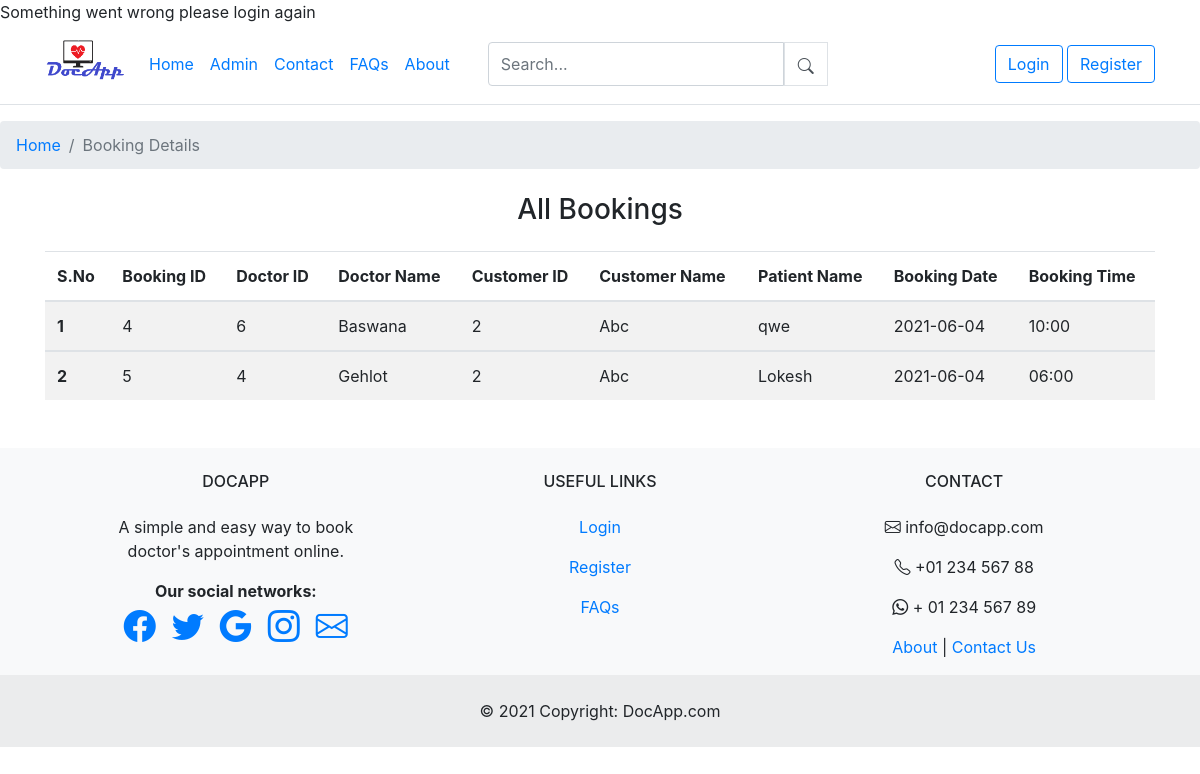
/bookingDetails.php, run on the app's committed database.
### tables this page shows
CREATE TABLE `booking_request` (
  `b_id` int(11) NOT NULL,
  `d_id` int(11) NOT NULL,
  `d_name` varchar(255) NOT NULL,
  `cu_id` int(11) NOT NULL,
  `cu_name` varchar(255) NOT NULL,
  `p_name` varchar(255) NOT NULL,
  `b_date` date NOT NULL,
  `b_time` varchar(10) NOT NULL
);

### bookingDetails.php (the view, shortened to what this page needs)
<?php
    include('admin_p.php');
?>
 <!DOCTYPE html>
<html lang="en">
<head>
</head>
<body>
<header>
    <?php include('navbar.php');?>
</header>
<nav aria-label="breadcrumb">
    <ol class="breadcrumb">
    <?php
    if ($_SESSION)
    {
        if ($_SESSION['role'] == 'admin')
            echo '<li class="breadcrumb-item"><a href="admin_session.php">Home</a></li>';
        elseif ($_SESSION['role'] == 'doctor')
          echo '<li class="breadcrumb-item"><a href="doctor_session.php">Home</a></li>';
        elseif ($_SESSION['role'] == 'patient')
          echo '<li class="breadcrumb-item"><a href="user_session.php">Home</a></li>';
    }
    else
    {
        echo '<li class="breadcrumb-item"><a href="index.php">Home</a></li>';
    }
    ?>
        <li class="breadcrumb-item active" aria-current="page">Booking Details</li>
    </ol>
  </nav>
<?php
    include('dbconn.php');
    $sql = "SELECT * FROM booking_request";
	$result = mysqli_query($connect,$sql);
	$count = mysqli_num_rows($result);
?>
  <?php
  if($count>=1){
?>
<div class="container text-center">
    <div class="d-grid gap-2 col-6 mx-auto my-4">
        <h3>All Bookings</h3>
    </div>
</div>
<div class="container">
  <table class="table table-hover table-striped">
  <thead>
    <tr>
      <th scope="col">S.No</th>
      <th scope="col">Booking ID</th>
      <th scope="col">Doctor ID</th>
      <th scope="col">Doctor Name</th>
      <th scope="col">Customer ID</th>
      <th scope="col">Customer Name</th>
      <th scope="col">Patient Name</th>
      <th scope="col">Booking Date</th>
      <th scope="col" colspan="2">Booking Time</th>
    </tr>
  </thead>
  <?php
  $c=1;
  while($row=mysqli_fetch_array($result)){
      ?>
  <tbody>
    <tr>
      <th scope="row"><?php echo $c ; ?></th>
      <td><?php echo $row['b_id'] ; ?></td>
      <td><?php echo $row['d_id'] ; ?></td>
      <td><?php echo $row['d_name'] ; ?></td>
      <td><?php echo $row['cu_id'] ; ?></td>
      <td><?php echo $row['cu_name'] ; ?></td>
      <td><?php echo $row['p_name'] ; ?></td>
      <td><?php echo $row['b_date'] ; ?></td>
      <td><?php echo $row['b_time'] ; ?></td>
    </tr>
    </tbody>
    <?php $c=$c + 1; }
     ?>
</table>
<?php
}
?>
</div>
  <footer>
    <?php include('footer.php');?>
</footer>
</body>
</html>

### data on the page
booking_request: b_id "4", d "6", d_name "Baswana", cu "2", cu_name "Abc", p_name "qwe", b_date "2021-06-04", b_time "10:00"
booking_request: b_id "5", d "4", d_name "Gehlot", cu "2", cu_name "Abc", p_name "Lokesh", b_date "2021-06-04", b_time "06:00"
